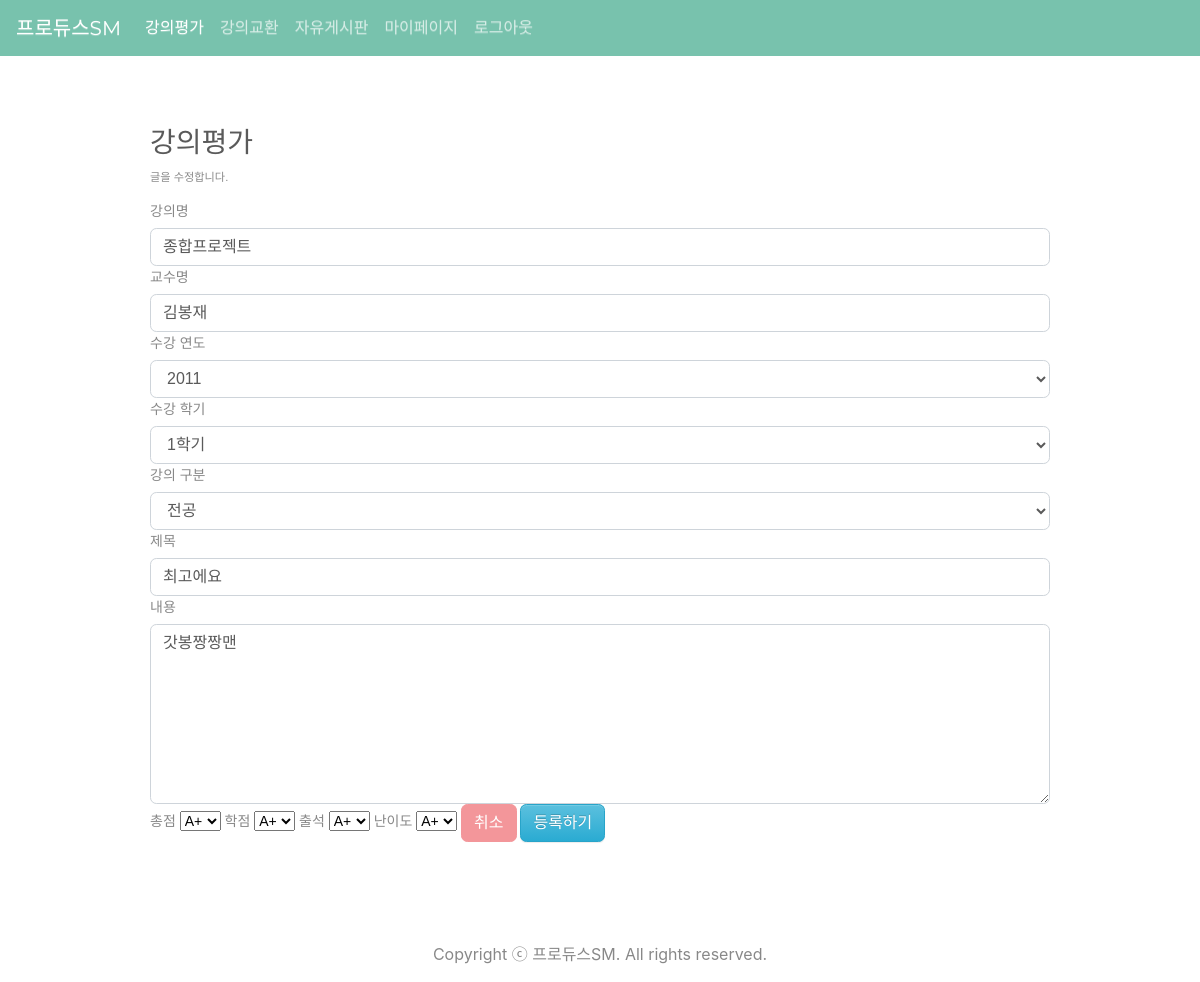
Before: /page/evaluation_board/evaluation_modify.php?idx=1 (signed in) with the older database file.
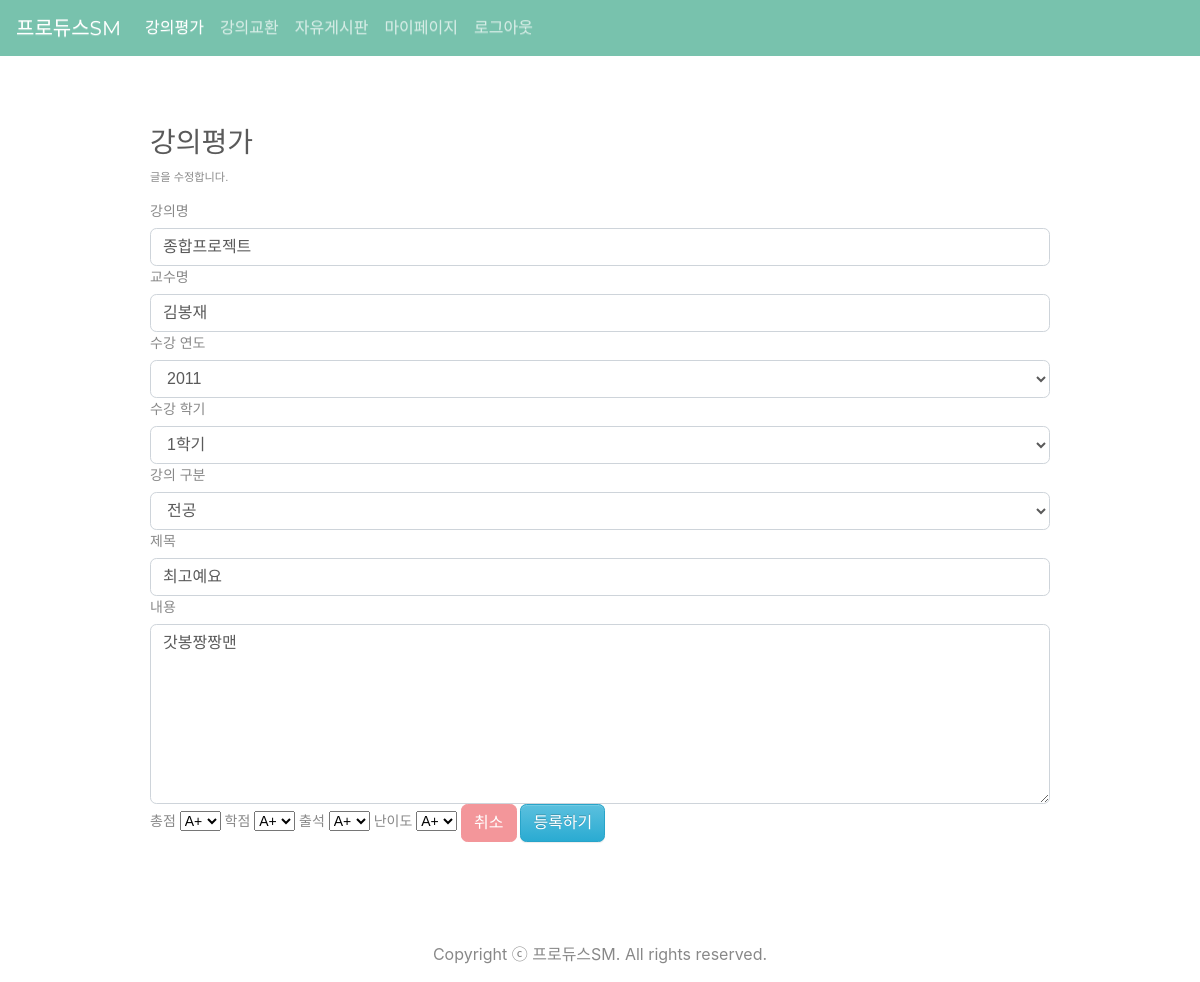
After: the same page with the newer database file.
### tables this page shows
CREATE TABLE `evaluation` (
  `idx` int(11) NOT NULL,
  `name` varchar(50) NOT NULL,
  `lectureName` varchar(50) NOT NULL,
  `professorName` varchar(50) NOT NULL,
  `lectureYear` int(11) NOT NULL,
  `semesterDivide` varchar(20) NOT NULL,
  `lectureDivide` varchar(10) NOT NULL,
  `title` varchar(50) NOT NULL,
  `content` varchar(2048) NOT NULL,
  `totalScore` varchar(10) NOT NULL,
  `creditScore` varchar(10) NOT NULL,
  `comfortableScore` varchar(10) NOT NULL,
  `lectureScore` varchar(10) NOT NULL
);

### db.php (called while the page is built, shortened)
<?php
 $db = new mysqli("localhost","root","123456","producesm");
 $db->set_charset("utf8");
 function mq($sql){
   global $db;
   return $db->query($sql);
 }
 ?>

### page/evaluation_board/evaluation_modify.php (the view, shortened to what this page needs)
<?php
	include "../../db.php";
    if(isset($_SESSION['userid'])){
      $bno = $_GET['idx'];
    	$sql = mq("select * from evaluation where idx='$bno';");
    	$evaluation = $sql->fetch_array();
?>
<!doctype html>
<html lang="ko">
  <head>
    <link rel="stylesheet" href="../../css/board.css" />
    <link rel="stylesheet" href="../../css/jquery-ui.css" />
    <link rel="stylesheet" href="../../css/bootstrap.min.css">
    <link rel="stylesheet" href="../../css/bootstrap-theme.min.css">
  </head>
    <nav class="navbar navbar-expand-lg navbar-dark bg-primary">
      <a class="navbar-brand" href="../../../index.php">프로듀스SM</a>
      <div class="collapse navbar-collapse" id="navbarColor01">
      	<ul class="navbar-nav mr-auto">
      		<li class="nav-item active">
      			<a class="nav-link" href="../../page/evaluation.php">강의평가 <span class="sr-only">(current)</span></a>
      		</li>
      		<li class="nav-item">
      			<a class="nav-link" href="../../page/trade.php">강의교환</a>
      		</li>
      		<li class="nav-item">
      			<a class="nav-link" href="../../page/list.php">자유게시판</a>
      		</li>
      		<li class="nav-item">
      			<a class="nav-link" href="../../page/mypage.php">마이페이지</a>
      		</li>
      		<li class="nav-item">
      			<a class="nav-link" href="../../member/logout.php">로그아웃</a>
      		</li>
      	</ul>
      </div>
    </nav>
  <body>
    <div id="board_write">
            <div id="write_area">
              <h3>강의평가</h3>
              <small>글을 수정합니다.</small><br><br>
                <form action="evaluation_modify_ok.php/<?php echo $evaluation['idx']; ?>" method="post">
                    <label>강의명</label>
                    <input type="text" name="lectureName" class="form-control" maxlength="20" value="<?php echo $evaluation['lectureName']; ?>" required>
                    <label>교수명</label>
                    <input type="text" name="professorName" class="form-control" maxlength="20" value="<?php echo $evaluation['professorName']; ?>" required>
                    <label>수강 연도</label>
                    <select name="lectureYear" class="form-control">
                      <option value="2011">2011</option>
                    </select>
                    <label>수강 학기</label>
                    <select name="semesterDivide" class="form-control">
                      <option name="1학기">1학기</option>
                    </select>
                    <label>강의 구분</label>
                    <select name="lectureDivide" class="form-control">
                      <option name="전공">전공</option>
                    </select>
                  <label>제목</label>
                  <input type="text" name="title" class="form-control" maxlength="20" value="<?php echo $evaluation['title']; ?>" required>
                  <label>내용</label>
                  <textarea type="text" name="content" class="form-control" maxlength="2048" style="height: 180px;" required><?php echo $evaluation['content']; ?></textarea>
                    <label>총점</label>
                    <select name="totalScore">
											<option value="A+">A+</option>
                    </select>
                    <label>학점</label>
                    <select name="creditScore">
											<option value="A+">A+</option>
                    </select>
                    <label>출석</label>
                    <select name="comfortableScore">
											<option value="A+">A+</option>
                    </select>
                    <label>난이도</label>
                    <select name="lectureScore">
											<option value="A+">A+</option>
                    </select>
                  <button type="button" class="btn btn-secondary" onClick="history.back();">취소</button>
                  <button type="submit" class="btn btn-info">등록하기</button>
                </form>
            </div>
        </div>
				<div class="container" style="padding-top:100px;">
					<p class="text-center">Copyright ⓒ 프로듀스SM. All rights reserved.</p>
				</div>
  </body>
</html>
<?php
  } else{
    echo "<script>alert('잘못된 접근입니다.'); location.href='../../index.php'; </script>";
  }
?>

Changed rows visible on the page:
changed evaluation "종합프로젝트": title "최고에요" → "최고예요"
